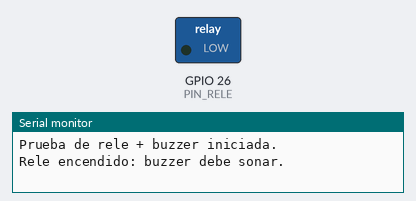
Simulated run of this sketch. Board: ESP32. On the bench: switched loads named in the sketch (green lamp = pin HIGH), the last lines printed to the serial monitor.

Above: at 0.5 s.
At 5.0 s:
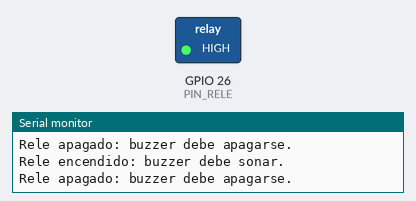
Timing chart, 0 to 6.9 s (numbered marks = the images above):
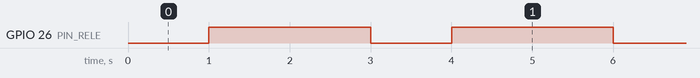

The sketch:

07_Prueba_Rele_Buzzer.ino
```cpp
/*
  PRUEBA DE RELE CONTROLANDO BUZZER - ESP32

  Lado de control del relé:
  Relé VCC -> 5V
  Relé GND -> GND
  Relé IN  -> P26

  Lado de potencia del relé:
  5V -> COM del relé
  NO del relé -> + del buzzer
  - del buzzer -> GND

  No uses NC para esta prueba.

  Nota:
  Muchos módulos relé se activan con LOW.
  Si funciona al revés, cambia RELE_ACTIVO_EN_LOW a false.
*/

#define PIN_RELE 26

const bool RELE_ACTIVO_EN_LOW = true;

void encenderRele() {
  digitalWrite(PIN_RELE, RELE_ACTIVO_EN_LOW ? LOW : HIGH);
}

void apagarRele() {
  digitalWrite(PIN_RELE, RELE_ACTIVO_EN_LOW ? HIGH : LOW);
}

void setup() {
  pinMode(PIN_RELE, OUTPUT);
  apagarRele();

  Serial.begin(115200);
  Serial.println("Prueba de rele + buzzer iniciada.");
}

void loop() {
  Serial.println("Rele encendido: buzzer debe sonar.");
  encenderRele();
  delay(1000);

  Serial.println("Rele apagado: buzzer debe apagarse.");
  apagarRele();
  delay(2000);
}
```

Measured:
- by itself, GPIO 26 (PIN_RELE): alternates HIGH for 2.0 s and LOW for 1.0 s
